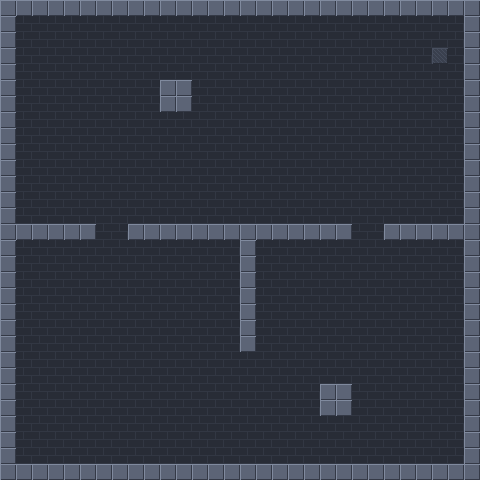

Tiled map render using the project's own tile images. Description and the whole map definition, tile-layer contents included, below:
An orthogonal 30x30 tile map with 16x16 px tiles, 2 tile layers (background, walls) and 23 objects (16x spike, 4x patrol, player, teleporter, marker).

<map version="1.10" tiledversion="1.12.2" orientation="orthogonal" renderorder="right-down" width="30" height="30" tilewidth="16" tileheight="16" infinite="0" nextlayerid="4" nextobjectid="25">
 <tileset firstgid="1" source="tilesets/prototype.tsx" />
 <layer id="1" name="background" width="30" height="30">
  <data encoding="csv">
15,15,15,15,15,15,15,15,15,15,15,15,15,15,15,15,15,15,15,15,15,15,15,15,15,15,15,15,15,15,
15,15,15,15,15,15,15,15,15,15,15,15,15,15,15,15,15,15,15,15,15,15,15,15,15,15,15,15,15,15,
15,15,15,15,15,15,15,15,15,15,15,15,15,15,15,15,15,15,15,15,15,15,15,15,15,15,15,15,15,15,
15,15,15,15,15,15,15,15,15,15,15,15,15,15,15,15,15,15,15,15,15,15,15,15,15,15,15,14,15,15,
15,15,15,15,15,15,15,15,15,15,15,15,15,15,15,15,15,15,15,15,15,15,15,15,15,15,15,15,15,15,
15,15,15,15,15,15,15,15,15,15,15,15,15,15,15,15,15,15,15,15,15,15,15,15,15,15,15,15,15,15,
15,15,15,15,15,15,15,15,15,15,15,15,15,15,15,15,15,15,15,15,15,15,15,15,15,15,15,15,15,15,
15,15,15,15,15,15,15,15,15,15,15,15,15,15,15,15,15,15,15,15,15,15,15,15,15,15,15,15,15,15,
15,15,15,15,15,15,15,15,15,15,15,15,15,15,15,15,15,15,15,15,15,15,15,15,15,15,15,15,15,15,
15,15,15,15,15,15,15,15,15,15,15,15,15,15,15,15,15,15,15,15,15,15,15,15,15,15,15,15,15,15,
15,15,15,15,15,15,15,15,15,15,15,15,15,15,15,15,15,15,15,15,15,15,15,15,15,15,15,15,15,15,
15,15,15,15,15,15,15,15,15,15,15,15,15,15,15,15,15,15,15,15,15,15,15,15,15,15,15,15,15,15,
15,15,15,15,15,15,15,15,15,15,15,15,15,15,15,15,15,15,15,15,15,15,15,15,15,15,15,15,15,15,
15,15,15,15,15,15,15,15,15,15,15,15,15,15,15,15,15,15,15,15,15,15,15,15,15,15,15,15,15,15,
15,15,15,15,15,15,15,15,15,15,15,15,15,15,15,15,15,15,15,15,15,15,15,15,15,15,15,15,15,15,
15,15,15,15,15,15,15,15,15,15,15,15,15,15,15,15,15,15,15,15,15,15,15,15,15,15,15,15,15,15,
15,15,15,15,15,15,15,15,15,15,15,15,15,15,15,15,15,15,15,15,15,15,15,15,15,15,15,15,15,15,
15,15,15,15,15,15,15,15,15,15,15,15,15,15,15,15,15,15,15,15,15,15,15,15,15,15,15,15,15,15,
15,15,15,15,15,15,15,15,15,15,15,15,15,15,15,15,15,15,15,15,15,15,15,15,15,15,15,15,15,15,
15,15,15,15,15,15,15,15,15,15,15,15,15,15,15,15,15,15,15,15,15,15,15,15,15,15,15,15,15,15,
15,15,15,15,15,15,15,15,15,15,15,15,15,15,15,15,15,15,15,15,15,15,15,15,15,15,15,15,15,15,
15,15,15,15,15,15,15,15,15,15,15,15,15,15,15,15,15,15,15,15,15,15,15,15,15,15,15,15,15,15,
15,15,15,15,15,15,15,15,15,15,15,15,15,15,15,15,15,15,15,15,15,15,15,15,15,15,15,15,15,15,
15,15,15,15,15,15,15,15,15,15,15,15,15,15,15,15,15,15,15,15,15,15,15,15,15,15,15,15,15,15,
15,15,15,15,15,15,15,15,15,15,15,15,15,15,15,15,15,15,15,15,15,15,15,15,15,15,15,15,15,15,
15,15,15,15,15,15,15,15,15,15,15,15,15,15,15,15,15,15,15,15,15,15,15,15,15,15,15,15,15,15,
15,15,15,15,15,15,15,15,15,15,15,15,15,15,15,15,15,15,15,15,15,15,15,15,15,15,15,15,15,15,
15,15,15,15,15,15,15,15,15,15,15,15,15,15,15,15,15,15,15,15,15,15,15,15,15,15,15,15,15,15,
15,15,15,15,15,15,15,15,15,15,15,15,15,15,15,15,15,15,15,15,15,15,15,15,15,15,15,15,15,15,
15,15,15,15,15,15,15,15,15,15,15,15,15,15,15,15,15,15,15,15,15,15,15,15,15,15,15,15,15,15
</data>
 </layer>
 <layer id="2" name="walls" width="30" height="30">
  <properties>
   <property name="collision" value="tagged" />
  </properties>
  <data encoding="csv">
1,1,1,1,1,1,1,1,1,1,1,1,1,1,1,1,1,1,1,1,1,1,1,1,1,1,1,1,1,1,
1,0,0,0,0,0,0,0,0,0,0,0,0,0,0,0,0,0,0,0,0,0,0,0,0,0,0,0,0,1,
1,0,0,0,0,0,0,0,0,0,0,0,0,0,0,0,0,0,0,0,0,0,0,0,0,0,0,0,0,1,
1,0,0,0,0,0,0,0,0,0,0,0,0,0,0,0,0,0,0,0,0,0,0,0,0,0,0,0,0,1,
1,0,0,0,0,0,0,0,0,0,0,0,0,0,0,0,0,0,0,0,0,0,0,0,0,0,0,0,0,1,
1,0,0,0,0,0,0,0,0,0,1,1,0,0,0,0,0,0,0,0,0,0,0,0,0,0,0,0,0,1,
1,0,0,0,0,0,0,0,0,0,1,1,0,0,0,0,0,0,0,0,0,0,0,0,0,0,0,0,0,1,
1,0,0,0,0,0,0,0,0,0,0,0,0,0,0,0,0,0,0,0,0,0,0,0,0,0,0,0,0,1,
1,0,0,0,0,0,0,0,0,0,0,0,0,0,0,0,0,0,0,0,0,0,0,0,0,0,0,0,0,1,
1,0,0,0,0,0,0,0,0,0,0,0,0,0,0,0,0,0,0,0,0,0,0,0,0,0,0,0,0,1,
1,0,0,0,0,0,0,0,0,0,0,0,0,0,0,0,0,0,0,0,0,0,0,0,0,0,0,0,0,1,
1,0,0,0,0,0,0,0,0,0,0,0,0,0,0,0,0,0,0,0,0,0,0,0,0,0,0,0,0,1,
1,0,0,0,0,0,0,0,0,0,0,0,0,0,0,0,0,0,0,0,0,0,0,0,0,0,0,0,0,1,
1,0,0,0,0,0,0,0,0,0,0,0,0,0,0,0,0,0,0,0,0,0,0,0,0,0,0,0,0,1,
1,1,1,1,1,1,0,0,1,1,1,1,1,1,1,1,1,1,1,1,1,1,0,0,1,1,1,1,1,1,
1,0,0,0,0,0,0,0,0,0,0,0,0,0,0,1,0,0,0,0,0,0,0,0,0,0,0,0,0,1,
1,0,0,0,0,0,0,0,0,0,0,0,0,0,0,1,0,0,0,0,0,0,0,0,0,0,0,0,0,1,
1,0,0,0,0,0,0,0,0,0,0,0,0,0,0,1,0,0,0,0,0,0,0,0,0,0,0,0,0,1,
1,0,0,0,0,0,0,0,0,0,0,0,0,0,0,1,0,0,0,0,0,0,0,0,0,0,0,0,0,1,
1,0,0,0,0,0,0,0,0,0,0,0,0,0,0,1,0,0,0,0,0,0,0,0,0,0,0,0,0,1,
1,0,0,0,0,0,0,0,0,0,0,0,0,0,0,1,0,0,0,0,0,0,0,0,0,0,0,0,0,1,
1,0,0,0,0,0,0,0,0,0,0,0,0,0,0,1,0,0,0,0,0,0,0,0,0,0,0,0,0,1,
1,0,0,0,0,0,0,0,0,0,0,0,0,0,0,0,0,0,0,0,0,0,0,0,0,0,0,0,0,1,
1,0,0,0,0,0,0,0,0,0,0,0,0,0,0,0,0,0,0,0,0,0,0,0,0,0,0,0,0,1,
1,0,0,0,0,0,0,0,0,0,0,0,0,0,0,0,0,0,0,0,1,1,0,0,0,0,0,0,0,1,
1,0,0,0,0,0,0,0,0,0,0,0,0,0,0,0,0,0,0,0,1,1,0,0,0,0,0,0,0,1,
1,0,0,0,0,0,0,0,0,0,0,0,0,0,0,0,0,0,0,0,0,0,0,0,0,0,0,0,0,1,
1,0,0,0,0,0,0,0,0,0,0,0,0,0,0,0,0,0,0,0,0,0,0,0,0,0,0,0,0,1,
1,0,0,0,0,0,0,0,0,0,0,0,0,0,0,0,0,0,0,0,0,0,0,0,0,0,0,0,0,1,
1,1,1,1,1,1,1,1,1,1,1,1,1,1,1,1,1,1,1,1,1,1,1,1,1,1,1,1,1,1
</data>
 </layer>
 <objectgroup id="3" name="objects">
  <object id="1" name="player" type="player" gid="49" x="224" y="144" width="16" height="16" />
  <object id="2" name="patrol-right" type="patrol" gid="66" x="32" y="64" width="16" height="16" />
  <object id="3" name="patrol-up" type="patrol" gid="66" x="416" y="208" width="16" height="16">
   <properties>
    <property name="direction" value="up" />
   </properties>
  </object>
  <object id="4" name="patrol-left" type="patrol" gid="66" x="432" y="336" width="16" height="16">
   <properties>
    <property name="direction" value="left" />
   </properties>
  </object>
  <object id="5" name="patrol-down" type="patrol" gid="66" x="64" y="272" width="16" height="16">
   <properties>
    <property name="direction" value="down" />
   </properties>
  </object>
  <object id="6" name="spike" type="spike" gid="33" x="160" y="80" width="16" height="16" />
  <object id="8" name="spike" type="spike" gid="33" x="320" y="384" width="16" height="16" />
  <object id="9" name="teleporter" type="teleporter" gid="78" x="32" y="448" width="16" height="16">
   <properties>
    <property name="dwell" type="float" value="0.5" />
    <property name="target" type="object" value="10" />
   </properties>
  </object>
  <object id="10" name="teleport-target" type="marker" x="440" y="56">
   <point />
  </object>
  <object id="11" name="spike" type="spike" gid="33" x="176" y="80" width="16" height="16" />
  <object id="12" name="spikes-down" type="spike" gid="35" x="160" y="128" width="16" height="16" />
  <object id="13" name="spikes-right" type="spike" gid="34" x="192" y="96" width="16" height="16" />
  <object id="14" name="spikes-left" type="spike" gid="36" x="144" y="96" width="16" height="16" />
  <object id="15" name="spikes-left" type="spike" gid="36" x="144" y="112" width="16" height="16" />
  <object id="16" name="spikes-right" type="spike" gid="34" x="192" y="112" width="16" height="16" />
  <object id="17" name="spikes-down" type="spike" gid="35" x="176" y="128" width="16" height="16" />
  <object id="18" name="spike" type="spike" gid="33" x="336" y="384" width="16" height="16" />
  <object id="19" name="spikes-right" type="spike" gid="34" x="352" y="400" width="16" height="16" />
  <object id="20" name="spikes-right" type="spike" gid="34" x="352" y="416" width="16" height="16" />
  <object id="21" name="spikes-down" type="spike" gid="35" x="320" y="432" width="16" height="16" />
  <object id="22" name="spikes-down" type="spike" gid="35" x="336" y="432" width="16" height="16" />
  <object id="23" name="spikes-left" type="spike" gid="36" x="304" y="400" width="16" height="16" />
  <object id="24" name="spikes-left" type="spike" gid="36" x="304" y="416" width="16" height="16" />
 </objectgroup>
</map>
